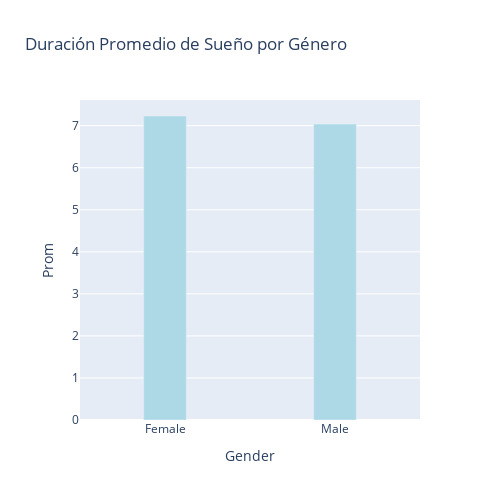

The notebook cell saved with this chart:
### Markdown cell above
Visualización de graficos

### Code cell
#G2:Duración Promedio de Sueño por Género
df = data.groupby(['Gender'])['Sleep Duration'].mean().reset_index(name='Prom')

fig = px.bar(df, x='Gender', y='Prom', title= "Duración Promedio de Sueño por Género")
fig.update_traces(width=0.25,marker_color='lightblue')
fig.update_layout(
    autosize=False,
    width=500,
    height=500,
)

fig.show()

### Figure 1 — Plotly figure (JSON) as saved in the notebook; plotly's stock layout.template omitted (floating-point values rounded to 4 significant figures)
{"data": [{"alignmentgroup": "True", "hovertemplate": "Gender=%{x}<br>Prom=%{y}<extra></extra>", "legendgroup": "", "marker": {"color": "lightblue", "pattern": {"shape": ""}}, "name": "", "offsetgroup": "", "orientation": "v", "showlegend": false, "textposition": "auto", "type": "bar", "width": 0.25, "x": ["Female", "Male"], "xaxis": "x", "y": [7.23, 7.037], "yaxis": "y"}], "layout": {"autosize": false, "barmode": "relative", "height": 500, "legend": {"tracegroupgap": 0}, "title": {"text": "Duración Promedio de Sueño por Género"}, "width": 500, "xaxis": {"anchor": "y", "autorange": true, "domain": [0, 1], "range": [-0.5, 1.5], "title": {"text": "Gender"}, "type": "category"}, "yaxis": {"anchor": "x", "autorange": true, "domain": [0, 1], "range": [0, 7.61], "title": {"text": "Prom"}, "type": "linear"}}}
